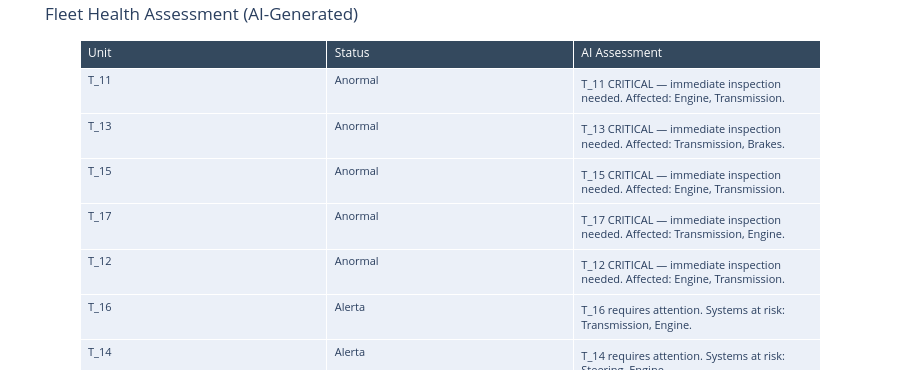

The code cell stored with this chart in its notebook:
### Code cell
# Figure 4: AI Explanation Table (simulated — would come from LLM in production)
# In production, this reads from unit_health['executive_summary'] column
# For prototype, we generate a placeholder based on available data

explanations = []
for _, row in unit_health.sort_values('priority_score', ascending=False).iterrows():
    unit = row['unit']
    status = row['overall_status']
    top_systems = row['top_risk_systems']
    
    if status == 'Alerta':
        msg = f"{unit} requires attention. Systems at risk: {', '.join(eval(top_systems) if isinstance(top_systems, str) else top_systems[:2])}."
    elif status == 'Anormal':
        msg = f"{unit} CRITICAL — immediate inspection needed. Affected: {', '.join(eval(top_systems) if isinstance(top_systems, str) else top_systems[:2])}."
    else:
        msg = f"{unit} operating within normal parameters."
    explanations.append({'Unit': unit, 'Status': status, 'Assessment': msg})

expl_df = pd.DataFrame(explanations)

fig_explanations = go.Figure(data=[go.Table(
    header=dict(
        values=['Unit', 'Status', 'AI Assessment'],
        fill_color='#34495e', font=dict(color='white', size=12),
        align='left'
    ),
    cells=dict(
        values=[expl_df['Unit'], expl_df['Status'], expl_df['Assessment']],
        align='left', height=30,
        font=dict(size=11)
    )
)])
fig_explanations.update_layout(title='Fleet Health Assessment (AI-Generated)', height=380, width=900, margin=dict(t=40, b=10))
fig_explanations.show()

### Figure 1 — Plotly figure (JSON) as saved in the notebook; plotly's stock layout.template omitted (floating-point values rounded to 4 significant figures)
{"data": [{"cells": {"align": "left", "font": {"size": 11}, "height": 30, "values": [["T_11", "T_13", "T_15", "T_17", "T_12", "T_16", "T_14", "T_24", "T_18", "T_10"], ["Anormal", "Anormal", "Anormal", "Anormal", "Anormal", "Alerta", "Alerta", "Alerta", "Alerta", "Normal"], ["T_11 CRITICAL — immediate inspection needed. Affected: Engine, Transmission.", "T_13 CRITICAL — immediate inspection needed. Affected: Transmission, Brakes.", "T_15 CRITICAL — immediate inspection needed. Affected: Engine, Transmission.", "T_17 CRITICAL — immediate inspection needed. Affected: Transmission, Engine.", "T_12 CRITICAL — immediate inspection needed. Affected: Engine, Transmission.", "T_16 requires attention. Systems at risk: Transmission, Engine.", "T_14 requires attention. Systems at risk: Steering, Engine.", "T_24 requires attention. Systems at risk: Engine, Transmission.", "T_18 requires attention. Systems at risk: Engine, Steering.", "T_10 operating within normal parameters."]]}, "header": {"align": "left", "fill": {"color": "#34495e"}, "font": {"color": "white", "size": 12}, "values": ["Unit", "Status", "AI Assessment"]}, "type": "table"}], "layout": {"height": 380, "margin": {"b": 10, "t": 40}, "title": {"text": "Fleet Health Assessment (AI-Generated)"}, "width": 900}}
